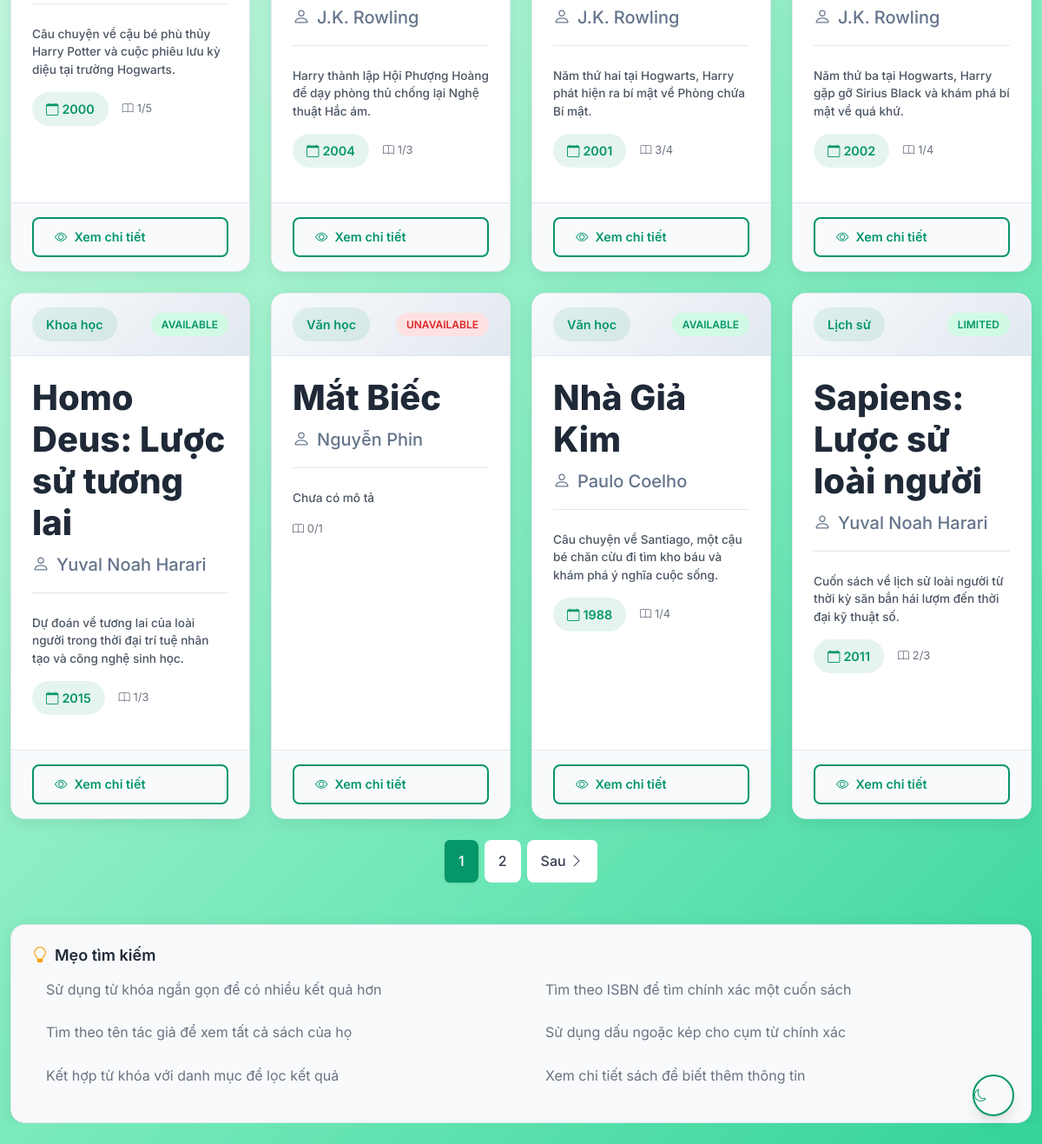
Before: /search (lower part) with the older database file.
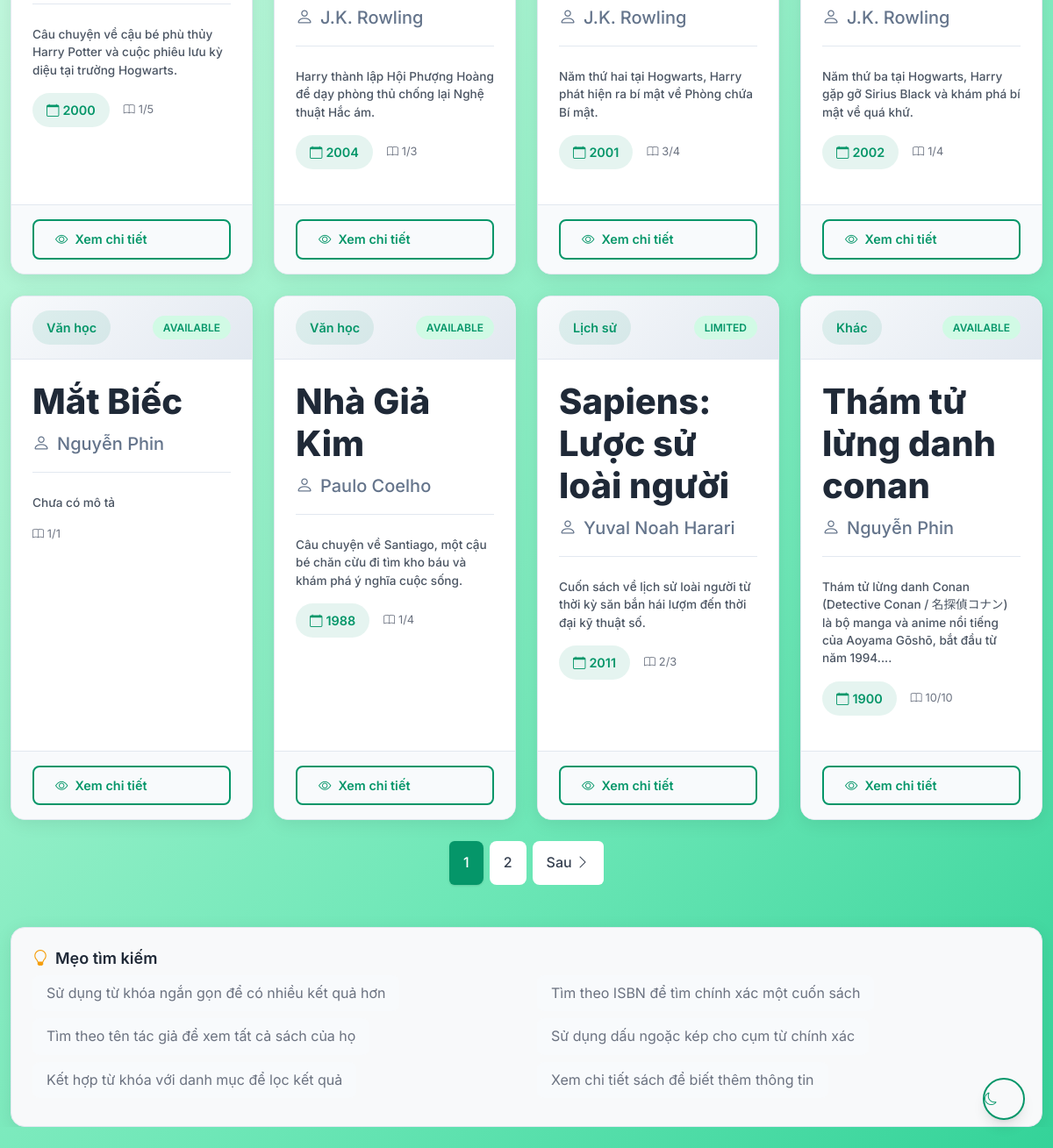
After: the same page with the newer database file.
### app/models/book.py (models this page shows, shortened)
class Book(db.Model):
    __tablename__ = 'books'
    id = db.Column(db.Integer, primary_key=True)
    isbn = db.Column(db.String(20), unique=True, nullable=False)
    title = db.Column(db.String(200), nullable=False)
    author = db.Column(db.String(100), nullable=False)
    publisher = db.Column(db.String(100))
    publication_year = db.Column(db.Integer)
    category = db.Column(db.String(50))
    description = db.Column(db.Text)
    total_copies = db.Column(db.Integer, default=1)
    available_copies = db.Column(db.Integer, default=1)  # Giữ lại để tương thích
    location = db.Column(db.String(100))
    is_active = db.Column(db.Boolean, default=True)
    created_at = db.Column(db.DateTime, default=datetime.utcnow)
    loans = db.relationship('Loan', foreign_keys='Loan.book_id')
    def is_available(self):
        return self.get_available_copies_count() > 0 and self.is_active
    def get_borrowed_copies(self):
        from app.models.loan import Loan
        return Loan.query.filter_by(
            book_id=self.id,
            status='borrowed'
        ).count()
    def get_available_copies_count(self):
        return self.total_copies - self.get_borrowed_copies()
    def get_availability_status(self):
        if not self.is_active:
            return 'inactive'
        available = self.get_available_copies_count()
        if available == 0:
            return 'unavailable'
        elif available < self.total_copies:
            return 'limited'
        else:
            return 'available'

### app/routes/books.py (the view, shortened to what this page needs)
@books_bp.route('/search')
def search():
    query = request.args.get('q', '')
    category = request.args.get('category', '')
    page = request.args.get('page', 1, type=int)
    per_page = 12
    search_query = Book.query.filter_by(is_active=True)
    if category:
        search_query = search_query.filter(Book.category == category)
    books = search_query.order_by(Book.title).paginate(
        page=page, per_page=per_page, error_out=False
    )
    categories = db.session.query(Book.category).filter(
        Book.category.isnot(None), Book.is_active == True
    ).distinct().all()
    categories = [cat[0] for cat in categories]
    return render_template('books/search.html',
                         books=books,
                         query=query,
                         category=category,
                         categories=categories)

### app/templates/books/search.html (shortened to what the changed rows need)
{% extends "base.html" %}
{% block content %}
{% if books.items %}
    <div class="row row-cols-1 row-cols-md-2 row-cols-lg-3 row-cols-xl-4 g-4 mb-4">
        {% for book in books.items %}
        <div class="col">
            <div class="book-card">
                <div class="book-card-header">
                    <span class="book-category">{{ book.category or 'Chưa phân loại' }}</span>
                    <span class="book-status {% if book.is_available() %}status-available{% else %}status-unavailable{% endif %}">
                        {{ book.get_availability_status() }}
                    </span>
                </div>
                <div class="book-card-body">
                    <h5 class="book-title">
                        <a href="{{ url_for('books.book_detail', book_id=book.id) }}">
                            {{ book.title }}
                        </a>
                    </h5>
                    <p class="book-author">
                        <i class="bi bi-person"></i> {{ book.author }}
                    </p>
                    <p class="book-description">
                        {{ book.description[:120] + '...' if book.description and book.description|length > 120 else book.description or 'Chưa có mô tả' }}
                    </p>
                    <div class="book-meta">
                        {% if book.publication_year %}
                            <span class="book-year">
                                <i class="bi bi-calendar"></i> {{ book.publication_year }}
                            </span>
                        {% endif %}
                        <span class="book-copies">
                            <i class="bi bi-book"></i> {{ book.available_copies }}/{{ book.total_copies }}
                        </span>
                    </div>
                </div>
                <div class="book-card-footer">
                    <a href="{{ url_for('books.book_detail', book_id=book.id) }}" class="btn btn-outline-primary btn-sm w-100">
                        <i class="bi bi-eye"></i> Xem chi tiết
                    </a>
                </div>
            </div>
        </div>
        {% endfor %}
    </div>
    {% if books.pages > 1 %}
    <nav aria-label="Phân trang kết quả tìm kiếm" class="mt-4">
        <ul class="pagination justify-content-center">
            {% for page_num in books.iter_pages(left_edge=2, left_current=2, right_current=3, right_edge=2) %}
                {% if page_num %}
                    {% if page_num == books.page %}
                        <li class="page-item active">
                            <span class="page-link">{{ page_num }}</span>
                        </li>
                    {% else %}
                        <li class="page-item">
                            <a class="page-link" href="{{ url_for('books.search', q=query, category=category, page=page_num) }}">{{ page_num }}</a>
                        </li>
                    {% endif %}
                {% else %}
                    <li class="page-item disabled">
                        <span class="page-link">...</span>
                    </li>
                {% endif %}
            {% endfor %}
        </ul>
    </nav>
    {% endif %}
{% endif %}
{% endblock %}

Changed rows visible on the page:
removed Book: category "Khoa học", get_availability_status "AVAILABLE", title "Homo Deus: Lược sử tương lai", author "Yuval Noah Harari", description "Dự đoán về tương lai của loài người trong thời đại trí tuệ nhân tạo và công nghệ sinh học.", publication_year "2015", available_copies "1", total_copies "3"
changed Book "Mắt Biếc": get_availability_status "UNAVAILABLE" → "AVAILABLE"; available_copies "0" → "1"
added Book: category "Khác", get_availability_status "AVAILABLE", title "Thám tử lừng danh conan", author "Nguyễn Phin", description "Thám tử lừng danh Conan (Detective Conan / 名探偵コナン) là bộ manga và anime nổi tiếng của Aoyama Gōshō, bắt đầu từ năm 1994....", publication_year "1900", available_copies "10", total_copies "10"
